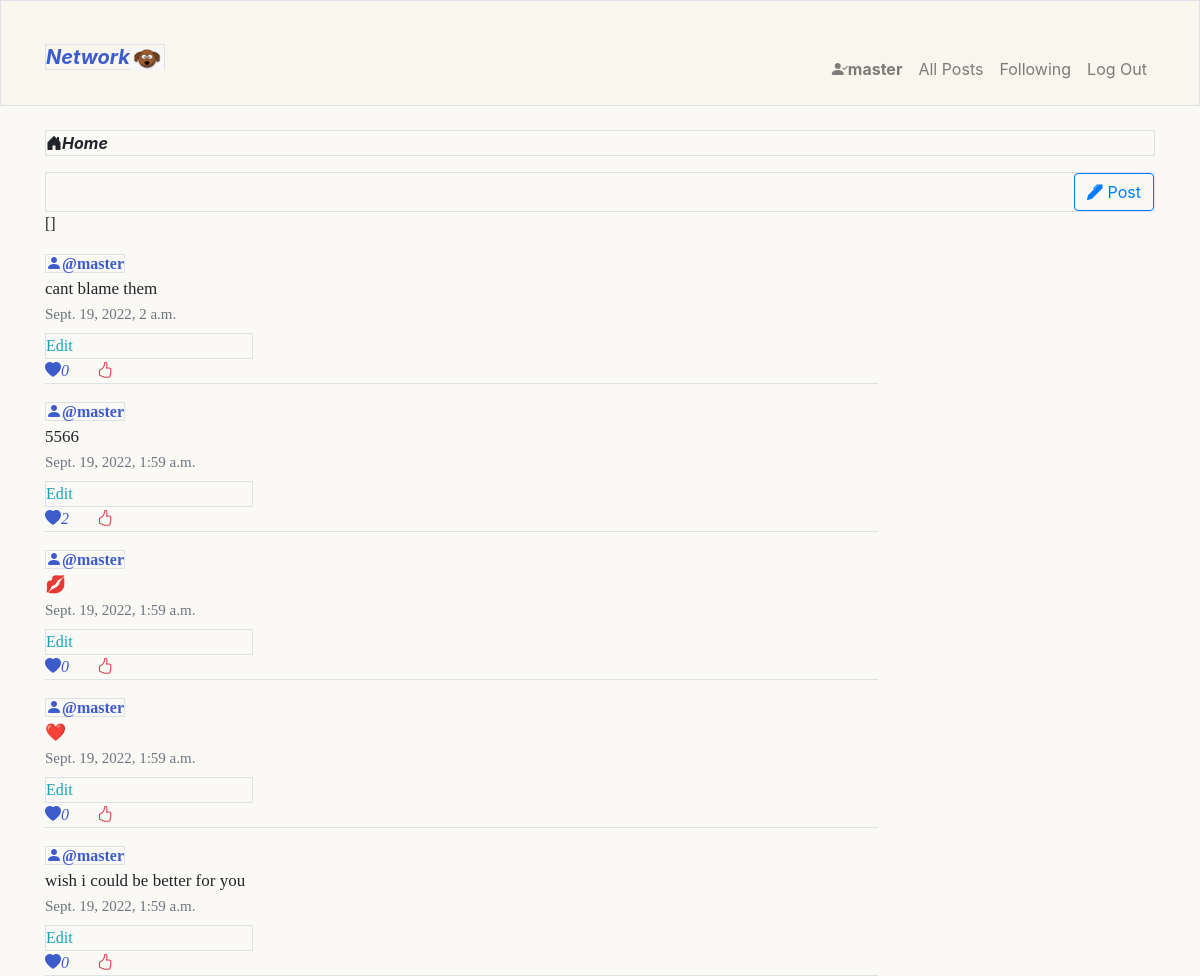
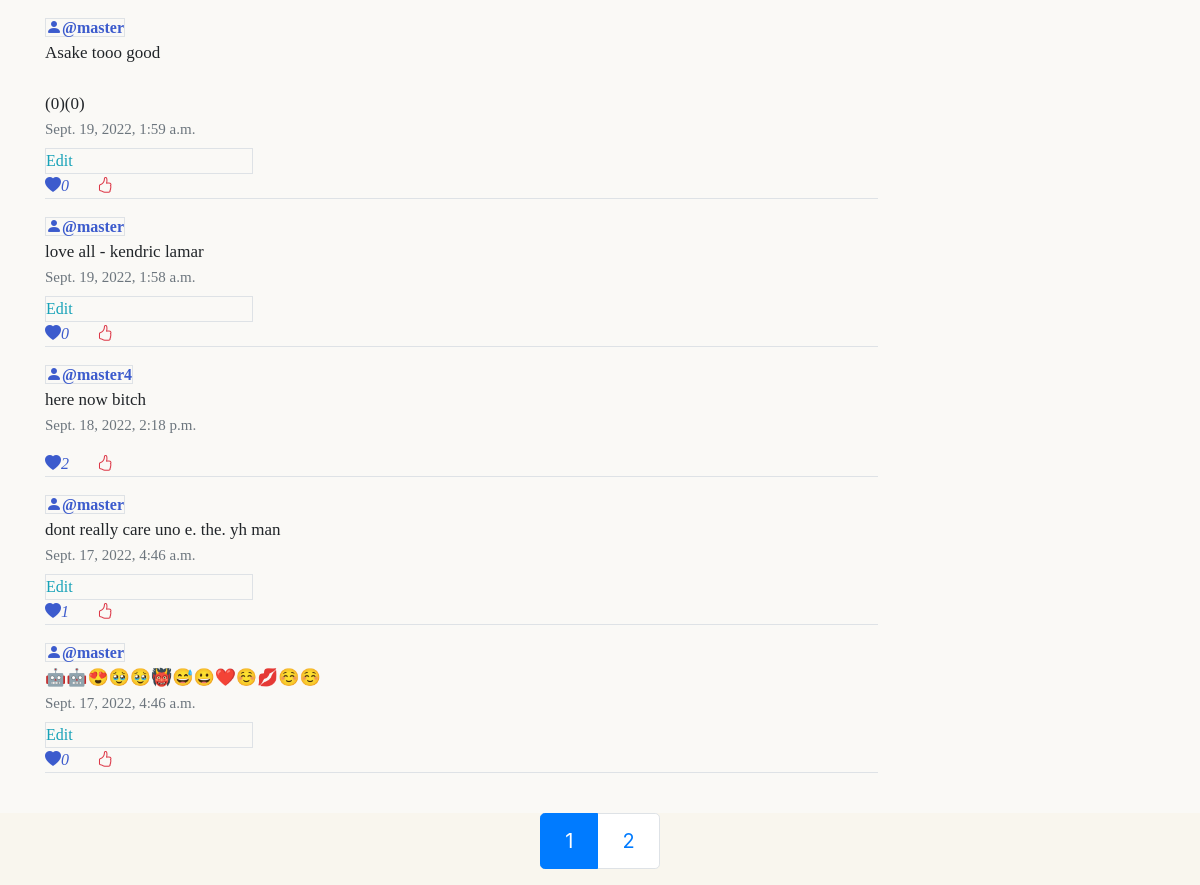
Page /all_post/page/1 (signed in) on the earlier database version (2 pictures, top to bottom).
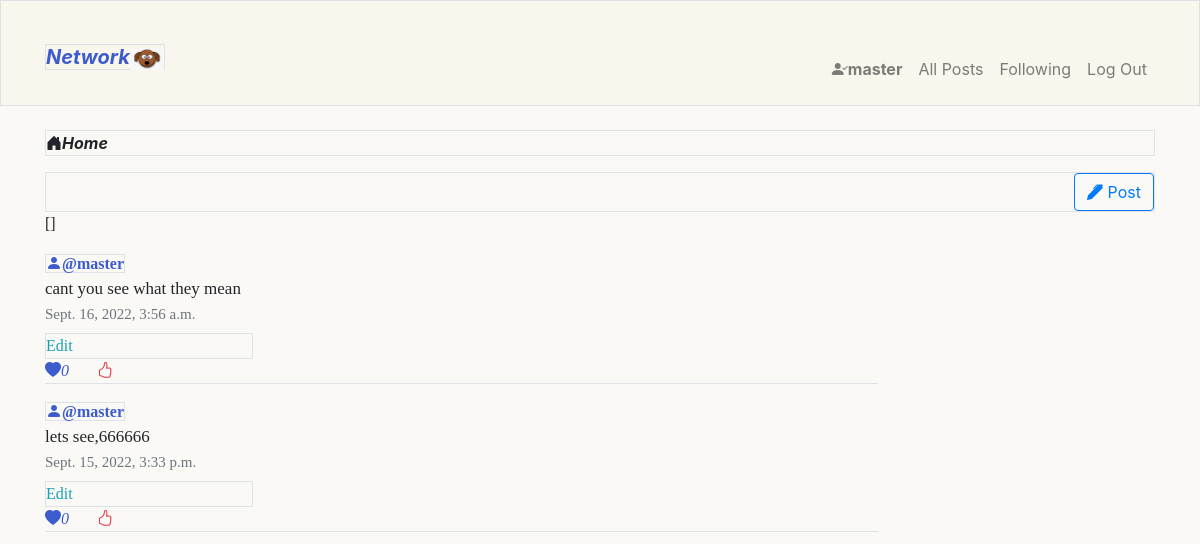
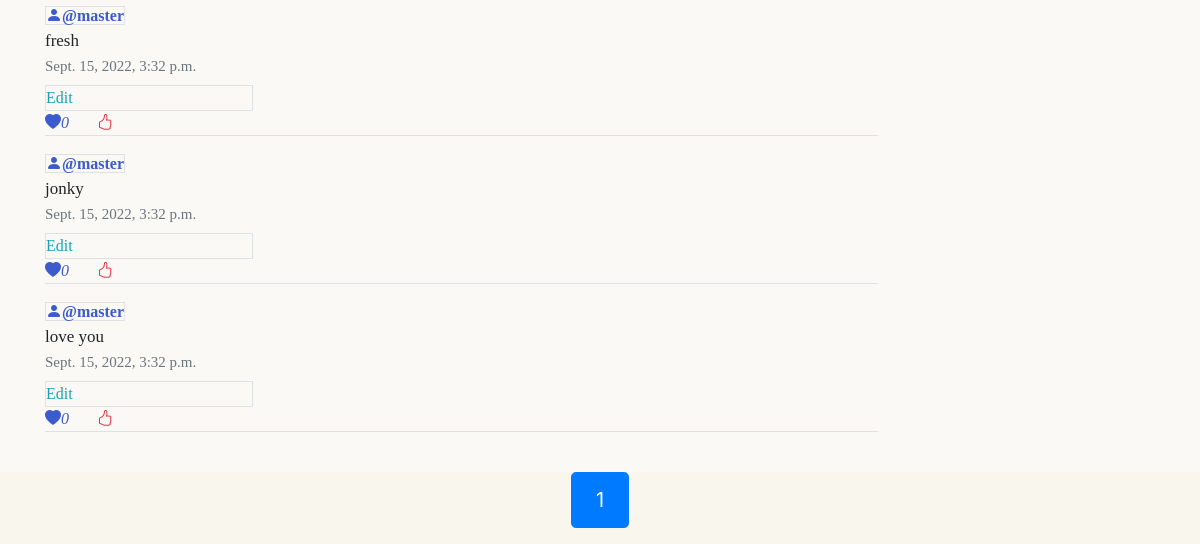
Same page on the later database version (2 pictures, top to bottom).
### network/models.py (models this page shows, shortened)
class Post(models.Model):
    content = models.CharField(max_length=200)
    likes = models.IntegerField(default=0)
    created = models.DateTimeField(auto_now_add=True)
    user = models.ForeignKey(User,on_delete=models.CASCADE,related_name="post_created")

class User(AbstractUser):
    followers_number = models.IntegerField(default=0)
    following_number = models.IntegerField(default=0)
    joined = models.DateField(auto_now=True)

### network/views.py (the view)
# urls.py: path("all_post/page/<int:page_num>",views.all_post,name="all_post"),
@login_required
def all_post(request,page_num):
    if not  request.user.is_authenticated:
        return render(request,"network/login.html",{
            "error":"Session expired ,Login again"
        })
    all_post = Post.objects.all().order_by("-created")
    user_likes  = Likes.objects.filter(user=request.user)
    user_liked_post = [x.liked_posts for x in user_likes]
    pages = Paginator(all_post,10)  # show 10 post per page
    if page_num > pages.num_pages:
        return HttpResponse("error")
    try:
        current_page = pages.get_page(page_num)
        return render(request, "network/all_post.html",{
            "current_page":current_page,
            "number_of_pages":pages.num_pages,
            "liked_posts":user_liked_post
        })
    except Exception as e:
        print(e)
        return HttpResponse("no page")

### network/templates/network/all_post.html (shortened to what this page needs)
{% extends 'network/layout.html' %}
{% block body %}
<p class=" mt-4 border"><strong class= "font-italic"><i class="bi bi-house-door-fill"></i>Home</strong> </p>
<div class= " border d-flex justify-content-end">
    <a href="{% url 'new_post' %}" class=" ">  <button class="btn btn-outline-primary"><i class="bi bi-pen-fill"></i> Post</button></a>
</div>
<div class=" border-primary posts mb-3"  >
    {{liked_posts}}
    {% for post in current_page %}
    <div class=" mt-3  border-bottom w-75">
        <a class="border " href=" {% url 'profile' post.user.id 1%}"><i class="bi bi-person-fill  blue-color-tone"></i><strong class=" blue-color-tone">@{{ post.user.username }}</strong></a>
        <div id="post-{{post.id}}-div">
            <p class="post-content-{{post.id}} text-break post-content ">{{post.content|linebreaksbr}}</p>
            <p class="date text-muted ">{{post.created}}</p>
            {% if post.user == request.user %}
                <a href="" class="edit-post border d-block text-info w-25" data-id="{{post.id}}">Edit</a>
            {% endif %}
        </div>
        {% if post  in liked_posts%}
            <a ><i class="bi bi-heart-fill blue-color-tone" id="like-{{post.id}}">{{post.likes}}</i>    <a href="" class="mx-4 text-danger like-btn" data-id ="{{post.id}}"  data-action="false"><i class="bi bi-hand-thumbs-up-fill"></i></a>
        {% else %}
            <a ><i class="bi bi-heart-fill blue-color-tone" id="like-{{post.id}}">{{post.likes}}</i>    <a href="" class="mx-4 text-danger like-btn" data-id ="{{post.id}}"  data-action="true"><i class="bi bi-hand-thumbs-up"></i></a>
        {% endif %}
    </div>
    {%empty%}
    nothing here
    {% endfor %}
</div>
<div class="p-5"></div>
{% endblock body %}
{% block footer %}
<div class="">
    <nav aria-label="..." class= "fixed-bottom  d-flex justify-content-center ">
        <ul class="pagination pagination-lg">
          <li class="page-item active" aria-current="page">
            <span class="page-link">
              {{current_page.number}}
            </span>
          </li>
          {% if current_page.has_next %}
          <li class="page-item"><a class="page-link" href="{% url 'all_post' current_page.next_page_number %}">{{current_page.next_page_number}}</a></li>
          {% endif %}
        </ul>
      </nav>
</div>
{% endblock footer %}

Differences in the rows shown:
removed Post: user.username "master", content "cant blame them", created "Sept. 19, 2022, 2 a.m.", likes "0"
removed Post: user.username "master", content "5566", created "Sept. 19, 2022, 1:59 a.m.", likes "2"
removed Post: user.username "master", content "💋", created "Sept. 19, 2022, 1:59 a.m.", likes "0"
removed Post: user.username "master", content "❤️", created "Sept. 19, 2022, 1:59 a.m.", likes "0"
removed Post: user.username "master", content "wish i could be better for you", created "Sept. 19, 2022, 1:59 a.m.", likes "0"
removed Post: user.username "master", content "Asake tooo good (0)(0)", created "Sept. 19, 2022, 1:59 a.m.", likes "0"
removed Post: user.username "master", content "love all - kendric lamar", created "Sept. 19, 2022, 1:58 a.m.", likes "0"
removed Post: user.username "master4", content "here now bitch", created "Sept. 18, 2022, 2:18 p.m.", likes "2"
removed Post: user.username "master", content "dont really care uno e. the. yh man", created "Sept. 17, 2022, 4:46 a.m.", likes "1"
removed Post: user.username "master", content "🤖🤖😍🥹🥹👹😅😀❤️☺️💋☺️☺️", created "Sept. 17, 2022, 4:46 a.m.", likes "0"
now on this page (row unchanged): Post: user.username "master", content "cant you see what they mean", created "Sept. 16, 2022, 3:56 a.m.", likes "0"
now on this page (row unchanged): Post: user.username "master", content "lets see,666666", created "Sept. 15, 2022, 3:33 p.m.", likes "0"
now on this page (row unchanged): Post: user.username "master", content "fresh", created "Sept. 15, 2022, 3:32 p.m.", likes "0"
now on this page (row unchanged): Post: user.username "master", content "jonky", created "Sept. 15, 2022, 3:32 p.m.", likes "0"
now on this page (row unchanged): Post: user.username "master", content "love you", created "Sept. 15, 2022, 3:32 p.m.", likes "0"
Other differences:
{{ current_page.next_page_number }}: "2" → (not shown)
